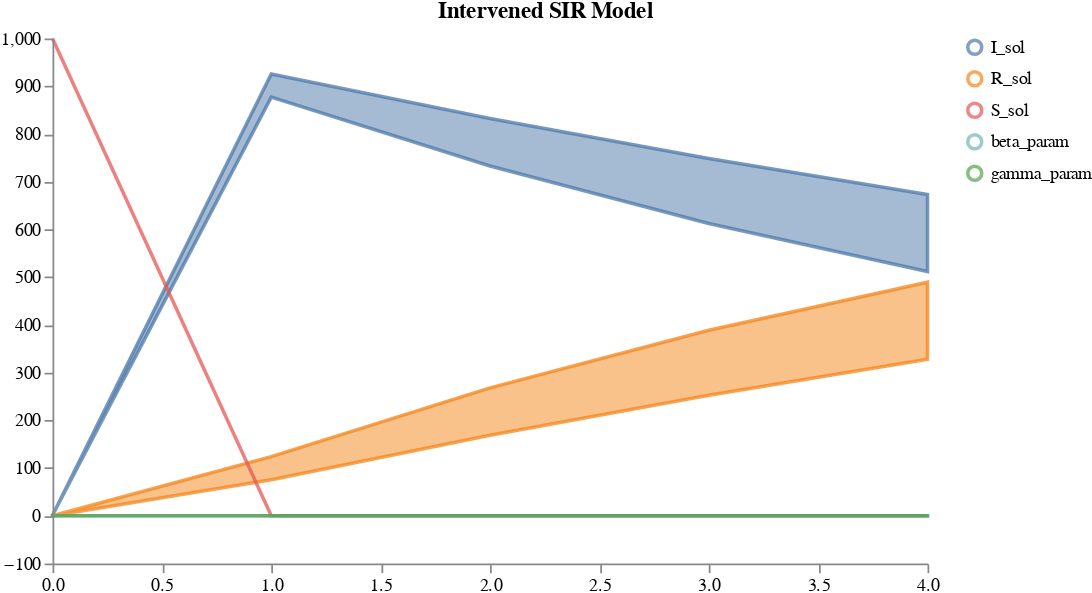

Notebook code for this chart:
### Code cell
plots.ipy_display(result["visual"])

### Figure 1 — Vega specification as saved in the notebook (floating-point values rounded to 4 significant figures)
{"$schema": "https://vega.github.io/schema/vega/v5.json", "axes": [{"name": "x_axis", "orient": "bottom", "scale": "xscale", "zindex": 100}, {"name": "y_axis", "orient": "left", "scale": "yscale", "zindex": 100}], "data": [{"name": "distributions", "values": [{"lower": 1, "timepoint": 0, "trajectory": "I_sol", "upper": 1}, {"lower": 877.0, "timepoint": 1, "trajectory": "I_sol", "upper": 925.5}, {"lower": 733.0, "timepoint": 2, "trajectory": "I_sol", "upper": 832.3}, {"lower": 612.4, "timepoint": 3, "trajectory": "I_sol", "upper": 748.5}, {"lower": 511.7, "timepoint": 4, "trajectory": "I_sol", "upper": 673.1}, {"lower": 1.061e-11, "timepoint": 0, "trajectory": "R_sol", "upper": 1.796e-11}, {"lower": 75.54, "timepoint": 1, "trajectory": "R_sol", "upper": 124.0}, {"lower": 168.7, "timepoint": 2, "trajectory": "R_sol", "upper": 268.0}, {"lower": 252.5, "timepoint": 3, "trajectory": "R_sol", "upper": 388.6}, {"lower": 327.9, "timepoint": 4, "trajectory": "R_sol", "upper": 489.3}, {"lower": 1000, "timepoint": 0, "trajectory": "S_sol", "upper": 1000}, {"lower": 2.881e-06, "timepoint": 1, "trajectory": "S_sol", "upper": 1.44e-05}, {"lower": -5.693e-10, "timepoint": 2, "trajectory": "S_sol", "upper": 7.999e-10}, {"lower": -7.062e-10, "timepoint": 3, "trajectory": "S_sol", "upper": 7.9e-10}, {"lower": -6.688e-10, "timepoint": 4, "trajectory": "S_sol", "upper": 1.044e-09}, {"lower": 0.02607, "timepoint": 0, "trajectory": "beta_param", "upper": 0.0278}, {"lower": 0.02607, "timepoint": 1, "trajectory": "beta_param", "upper": 0.0278}, {"lower": 0.02607, "timepoint": 2, "trajectory": "beta_param", "upper": 0.0278}, {"lower": 0.02607, "timepoint": 3, "trajectory": "beta_param", "upper": 0.0278}, {"lower": 0.02607, "timepoint": 4, "trajectory": "beta_param", "upper": 0.0278}, {"lower": 0.1061, "timepoint": 0, "trajectory": "gamma_param", "upper": 0.1796}, {"lower": 0.1061, "timepoint": 1, "trajectory": "gamma_param", "upper": 0.1796}, {"lower": 0.1061, "timepoint": 2, "trajectory": "gamma_param", "upper": 0.1796}, {"lower": 0.1061, "timepoint": 3, "trajectory": "gamma_param", "upper": 0.1796}, {"lower": 0.1061, "timepoint": 4, "trajectory": "gamma_param", "upper": 0.1796}]}, {"name": "traces", "transform": [{"expr": "isValid(datum.value)", "type": "filter"}], "values": []}, {"name": "points", "values": []}, {"name": "markers", "values": []}, {"name": "selected", "on": [{"remove": true, "trigger": "clear"}, {"remove": true, "trigger": "!shift"}, {"insert": "clicked", "trigger": "!shift && clicked"}, {"toggle": "clicked", "trigger": "shift && clicked"}]}], "height": 300, "legends": [{"encode": {"labels": {"interactive": true, "name": "legendLabel", "update": {"opacity": [{"test": "!length(data('selected')) || indata('selected', 'value', datum.value)", "value": 1}, {"value": 0.25}]}}, "symbols": {"interactive": true, "name": "legendSymbol", "update": {"fill": {"value": "transparent"}, "opacity": [{"test": "!length(data('selected')) || indata('selected', 'value', datum.value)", "value": 0.7}, {"value": 0.15}], "size": {"value": 64}, "strokeWidth": {"value": 2}}}}, "name": "color_legend", "stroke": "color"}], "marks": [{"from": {"facet": {"data": "points", "groupby": "trajectory", "name": "points_split"}}, "marks": [{"encode": {"hover": {"fillOpacity": {"value": 0.9}}, "update": {"fill": {"field": "trajectory", "scale": "color"}, "fillOpacity": [{"test": "!length(data('selected')) || indata('selected', 'value', datum.trajectory)", "value": 0.5}, {"value": 0.15}], "size": {"value": 10}, "stroke": {"field": "trajectory", "scale": "color"}, "strokeOpacity": [{"test": "!length(data('selected')) || indata('selected', 'value', datum.trajectory)", "value": 0.75}, {"value": 0.15}], "strokeWidth": {"value": 2}, "tooltip": {"field": "value"}, "x": {"field": "timepoint", "scale": "xscale"}, "y": {"field": "value", "scale": "yscale"}}}, "from": {"data": "points"}, "name": "_points_symbol", "type": "symbol", "zindex": 3}, {"encode": {"hover": {"fillOpacity": {"value": 0.9}}, "update": {"interpolate": {"value": "linear"}, "stroke": {"field": "trajectory", "scale": "color"}, "strokeOpacity": [{"test": "!length(data('selected')) || indata('selected', 'value', datum.trajectory)", "value": 0.3}, {"value": 0.1}], "strokeWidth": {"value": 2}, "x": {"field": "timepoint", "scale": "xscale"}, "y": {"field": "value", "scale": "yscale"}}}, "from": {"data": "points"}, "name": "_points_line", "type": "line", "zindex": 3}], "name": "_points", "type": "group", "zindex": 3}, {"from": {"facet": {"data": "traces", "groupby": "trajectory", "name": "traces_split"}}, "marks": [{"encode": {"hover": {"fillOpacity": {"value": 0.9}}, "update": {"interpolate": {"value": "linear"}, "stroke": {"field": "trajectory", "scale": "color"}, "strokeOpacity": [{"test": "!length(data('selected')) || indata('selected', 'value', datum.trajectory)", "value": 0.75}, {"value": 0.15}], "strokeWidth": {"value": 2}, "x": {"field": "timepoint", "scale": "xscale"}, "y": {"field": "value", "scale": "yscale"}}}, "from": {"data": "traces_split"}, "name": "_traces_lines", "type": "line"}], "name": "_traces", "type": "group", "zindex": 2}, {"from": {"facet": {"data": "distributions", "groupby": "trajectory", "name": "trajectory_split"}}, "marks": [{"encode": {"hover": {"fillOpacity": {"value": 0.9}}, "update": {"fill": {"field": "trajectory", "scale": "color"}, "fillOpacity": [{"test": "!length(data('selected')) || indata('selected', 'value', datum.trajectory)", "value": 0.5}, {"value": 0.15}], "interpolate": {"value": "linear"}, "stroke": {"field": "trajectory", "scale": "color"}, "strokeOpacity": [{"test": "!length(data('selected')) || indata('selected', 'value', datum.trajectory)", "value": 0.75}, {"value": 0.15}], "strokeWidth": {"value": 2}, "x": {"field": "timepoint", "scale": "xscale"}, "y": {"field": "upper", "scale": "yscale"}, "y2": {"field": "lower", "scale": "yscale"}}}, "from": {"data": "trajectory_split"}, "type": "area"}], "name": "_distributions", "type": "group", "zindex": 1}, {"marks": [{"encode": {"enter": {"stroke": {"value": "lightgray"}}, "update": {"opacity": {"value": 1}, "x": {"field": "timepoint", "scale": "xscale"}, "y": {"signal": "height"}, "y2": {"value": 0}}}, "from": {"data": "markers"}, "name": "_marker text", "type": "rule"}, {"encode": {"enter": {"fontSize": {"value": 8}, "text": {"field": "datum.label"}, "y": {"value": 0}}}, "from": {"data": "_marker text"}, "name": "_marker flags", "transform": [{"as": ["x", "_y", "opacity", "align", "baseline"], "lineAnchor": "start", "offset": [1], "size": {"signal": "[width, height]"}, "type": "label"}], "type": "text"}], "name": "_markers", "type": "group"}], "scales": [{"domain": {"fields": [{"data": "distributions", "field": "timepoint"}, {"data": "traces", "field": "timepoint"}, {"data": "points", "field": "timepoint"}, {"data": "markers", "field": "timepoint"}]}, "name": "xscale", "range": "width", "type": "linear", "zero": false}, {"domain": {"fields": [{"data": "distributions", "field": "lower"}, {"data": "distributions", "field": "upper"}, {"data": "traces", "field": "value"}, {"data": "points", "field": "value"}]}, "name": "yscale", "nice": true, "range": "height", "type": "linear", "zero": true}, {"domain": {"fields": [{"data": "distributions", "field": "trajectory"}, {"data": "traces", "field": "trajectory"}, {"data": "points", "field": "trajectory"}]}, "name": "color", "range": "category", "type": "ordinal"}], "signals": [{"name": "clear", "on": [{"events": "mouseup[!event.item]", "force": true, "update": "true"}], "value": true}, {"name": "shift", "on": [{"events": "@legendSymbol:click, @legendLabel:click", "force": true, "update": "event.shiftKey"}], "value": false}, {"name": "clicked", "on": [{"events": "@legendSymbol:click, @legendLabel:click", "force": true, "update": "{value: datum.value}"}], "value": null}], "title": "Intervened SIR Model", "width": 500}
